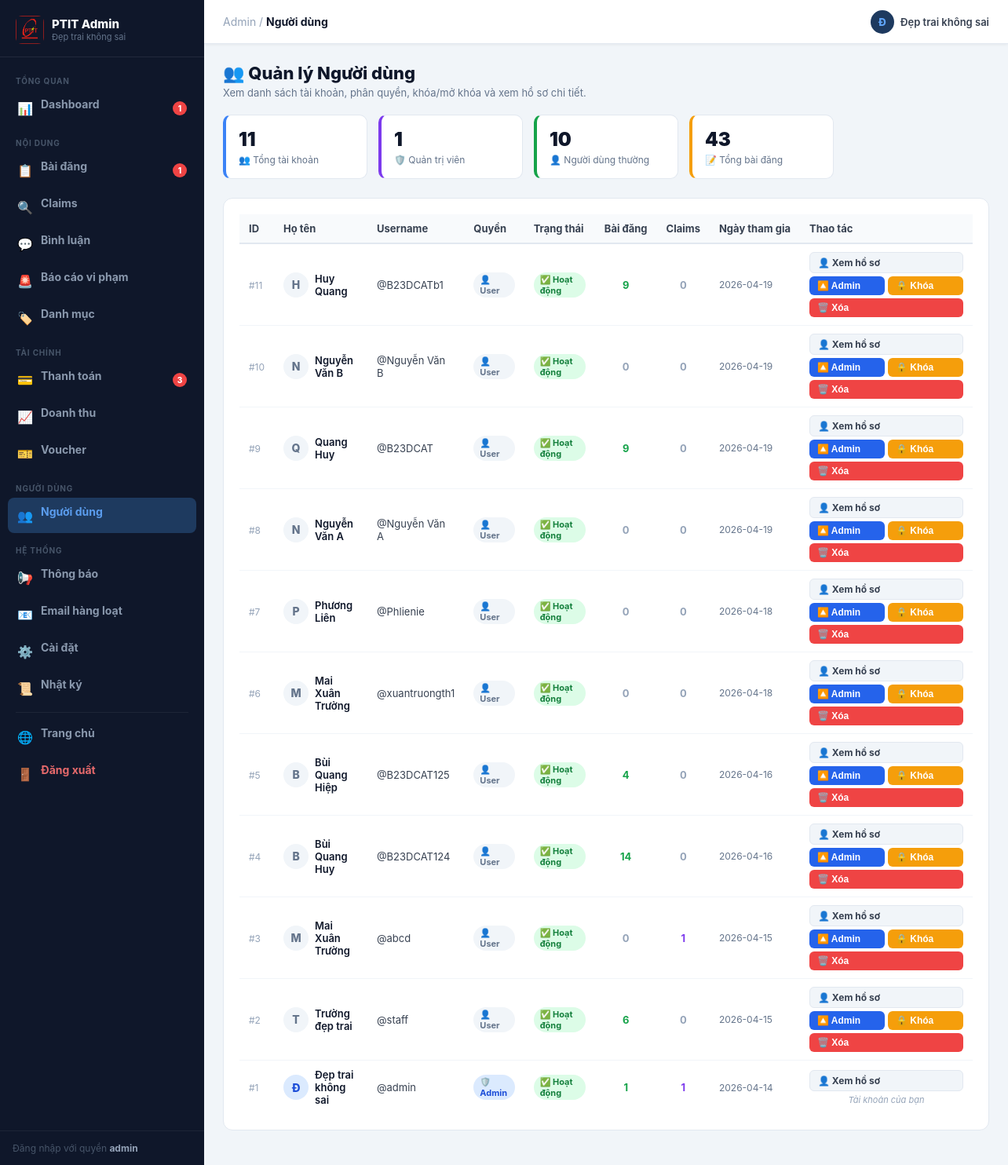
Page /admin/users (signed in) on the committed database.
### tables this page shows
CREATE TABLE users (
        id INTEGER PRIMARY KEY AUTOINCREMENT,
        full_name TEXT NOT NULL,
        username TEXT NOT NULL UNIQUE,
        password TEXT NOT NULL,
        role TEXT NOT NULL DEFAULT 'user',
        created_at TEXT NOT NULL
    , is_locked INTEGER NOT NULL DEFAULT 0, email TEXT, force_password_change INTEGER DEFAULT 0, email_verified INTEGER DEFAULT 0, email_token TEXT, avatar TEXT, bio TEXT);

### app_legacy.py (the view)
@app.route("/admin/users")
@login_required
@admin_required
def admin_users():
    conn = connect_db()
    users = conn.execute("""
        SELECT u.*,
               COUNT(DISTINCT p.id)  as post_count,
               COUNT(DISTINCT c.id)  as claim_count
        FROM users u
        LEFT JOIN posts  p ON p.user_id          = u.id
        LEFT JOIN claims c ON c.claimer_user_id  = u.id
        GROUP BY u.id ORDER BY u.id DESC
    """).fetchall()
    conn.close()
    return render_template("admin_users.html", users=users)

### app_legacy.py (called while the page is built)
def connect_db():
    conn = sqlite3.connect(DB_PATH)
    conn.row_factory = sqlite3.Row
    conn.create_function("norm_vn", 1, normalize_vn)
    return conn

def login_required(view_func):
    @wraps(view_func)
    def wrapper(*args, **kwargs):
        if "user_id" not in session:
            flash("Bạn cần đăng nhập để sử dụng chức năng này.", "warning")
            return redirect(url_for("login"))
        return view_func(*args, **kwargs)
    return wrapper

def admin_required(view_func):
    @wraps(view_func)
    def wrapper(*args, **kwargs):
        if session.get("role") != "admin":
            flash("Bạn không có quyền truy cập trang quản trị.", "danger")
            return redirect(url_for("home"))
        return view_func(*args, **kwargs)
    return wrapper

    @app.context_processor
    def _inject_csrf():
        return {"csrf_token": generate_csrf}

### templates/admin_users.html
{% extends "base_admin.html" %}
{% block admin_title %}Người dùng{% endblock %}
{% block admin_content %}
<div class="adm-page-head">
    <h1>👥 Quản lý Người dùng</h1>
    <p>Xem danh sách tài khoản, phân quyền, khóa/mở khóa và xem hồ sơ chi tiết.</p>
</div>
<div class="adm-stats" style="margin-bottom:24px;">
    <div class="adm-stat-card" style="border-left-color:#3b82f6;">
        <h3>{{ users|length }}</h3><p>👥 Tổng tài khoản</p>
    </div>
    <div class="adm-stat-card" style="border-left-color:#7c3aed;">
        <h3>{{ users|selectattr("role","equalto","admin")|list|length }}</h3><p>🛡️ Quản trị viên</p>
    </div>
    <div class="adm-stat-card" style="border-left-color:#16a34a;">
        <h3>{{ users|selectattr("role","equalto","user")|list|length }}</h3><p>👤 Người dùng thường</p>
    </div>
    <div class="adm-stat-card" style="border-left-color:#f59e0b;">
        <h3>{{ users|sum(attribute="post_count") }}</h3><p>📝 Tổng bài đăng</p>
    </div>
</div>
<div class="adm-card">
<div class="adm-table-wrap">
    <table class="adm-table">
        <thead>
            <tr>
                <th>ID</th>
                <th>Họ tên</th>
                <th>Username</th>
                <th>Quyền</th>
                <th>Trạng thái</th>
                <th>Bài đăng</th>
                <th>Claims</th>
                <th>Ngày tham gia</th>
                <th style="min-width:220px;">Thao tác</th>
            </tr>
        </thead>
        <tbody>
            {% for u in users %}
            <tr>
                <td><span style="color:#94a3b8;font-size:12px;">#{{ u["id"] }}</span></td>
                <td>
                    <div style="display:flex;align-items:center;gap:8px;">
                        <div style="width:32px;height:32px;border-radius:50%;background:{{ '#dbeafe' if u['role']=='admin' else '#f1f5f9' }};display:flex;align-items:center;justify-content:center;font-weight:800;font-size:14px;color:{{ '#1d4ed8' if u['role']=='admin' else '#64748b' }};flex-shrink:0;">
                            {{ (u["full_name"] or u["username"] or "?")[0]|upper }}
                        </div>
                        <span style="font-weight:600;color:#0f172a;font-size:13px;">{{ u["full_name"] or "—" }}</span>
                    </div>
                </td>
                <td style="font-size:13px;color:#374151;">@{{ u["username"] }}</td>
                <td>
                    {% if u['role'] == 'admin' %}
                    <span class="adm-badge adm-badge-info">🛡️ Admin</span>
                    {% elif u['role'] == 'moderator' %}
                    <span class="adm-badge adm-badge-warning">⚖️ Mod</span>
                    {% else %}
                    <span class="adm-badge adm-badge-hidden">👤 User</span>
                    {% endif %}
                </td>
                <td>
                    {% if u['is_locked'] %}
                    <span class="adm-badge adm-badge-rejected">🔒 Đã khóa</span>
                    {% else %}
                    <span class="adm-badge adm-badge-active">✅ Hoạt động</span>
                    {% endif %}
                </td>
                <td style="text-align:center;">
                    <span style="font-weight:700;color:{{ '#16a34a' if u['post_count'] > 0 else '#94a3b8' }};">{{ u["post_count"] }}</span>
                </td>
                <td style="text-align:center;">
                    <span style="font-weight:700;color:{{ '#7c3aed' if u['claim_count'] > 0 else '#94a3b8' }};">{{ u["claim_count"] }}</span>
                </td>
                <td style="font-size:12px;color:#64748b;">{{ u["created_at"][:10] if u["created_at"] else "—" }}</td>
                <td>
                    <div style="display:flex;flex-direction:column;gap:4px;">
                        <a href="{{ url_for('admin_user_profile', user_id=u['id']) }}" class="adm-btn adm-btn-sm adm-btn-ghost" style="width:100%;text-align:center;">👤 Xem hồ sơ</a>
                        {% if u['id'] != session.get('user_id') %}
                        <div style="display:flex;gap:4px;">
                            <form method="POST" action="{{ url_for('toggle_admin', user_id=u['id']) }}" style="flex:1;">
                                {% if u['role'] == 'admin' %}
                                <button type="button" class="adm-btn adm-btn-sm adm-btn-ghost" style="width:100%;"
                                    onclick="admConfirm('Bỏ quyền Admin của @{{ u.username }}?', this.closest('form'), {danger:true,icon:'🔽',okLabel:'Bỏ Admin'})">🔽 Bỏ Admin</button>
                                {% else %}
                                <button type="button" class="adm-btn adm-btn-sm adm-btn-primary" style="width:100%;"
                                    onclick="admConfirm('Cấp quyền Admin cho @{{ u.username }}?', this.closest('form'), {icon:'🛡️',okLabel:'Cấp quyền',okColor:'#1d4ed8'})">🔼 Admin</button>
                                {% endif %}
                            </form>
                            <form method="POST" action="{{ url_for('admin_lock_user', user_id=u['id']) }}" style="flex:1;">
                                {% if u['is_locked'] %}
                                <button type="submit" class="adm-btn adm-btn-sm adm-btn-success" style="width:100%;">🔓 Mở</button>
                                {% else %}
                                <button type="button" class="adm-btn adm-btn-sm adm-btn-warning" style="width:100%;"
                                    onclick="admConfirm('Khóa tài khoản @{{ u.username }}?', this.closest('form'), {danger:true,icon:'🔒',okLabel:'Khóa',sub:'Tài khoản sẽ không thể đăng nhập.'})">🔒 Khóa</button>
                                {% endif %}
                            </form>
                        </div>
                        <form method="POST" action="{{ url_for('admin_delete_user', user_id=u['id']) }}">
                            <button type="button" class="adm-btn adm-btn-sm adm-btn-danger" style="width:100%;"
                                onclick="admConfirm('Xóa vĩnh viễn tài khoản @{{ u.username }}?', this.closest('form'), {danger:true,icon:'🗑️',okLabel:'Xóa',sub:'Xóa toàn bộ dữ liệu của user này. Không thể hoàn tác!'})">🗑️ Xóa</button>
                        </form>
                        {% else %}
                        <span style="font-size:11px;color:#94a3b8;font-style:italic;text-align:center;">Tài khoản của bạn</span>
                        {% endif %}
                    </div>
                </td>
            </tr>
            {% else %}
            <tr><td colspan="9" style="text-align:center;color:#94a3b8;padding:40px;">Chưa có người dùng nào.</td></tr>
            {% endfor %}
        </tbody>
    </table>
</div>
</div>
{% endblock %}

### templates/base_admin.html (shortened to what this page needs)
<!DOCTYPE html>
<html lang="vi">
<head>
    <link rel="stylesheet" href="{{ url_for('static', filename='css/style.css') }}">
</head>
<body class="admin-body">
<div class="adm-layout">
    <aside class="adm-sidebar" id="adminSidebar">
        <div class="adm-sidebar-logo">
            <img src="{{ url_for('static', filename='images/logo.png') }}" alt="Logo">
            <div>
                <div class="adm-sidebar-logo-text">PTIT Admin</div>
                <div class="adm-sidebar-logo-sub">{{ session.get('full_name','Admin') }}</div>
            </div>
        </div>
        <nav class="adm-nav">
            <div class="adm-nav-section">Tổng quan</div>
            <a href="{{ url_for('admin_dashboard') }}" class="adm-nav-item {% if request.endpoint == 'admin_dashboard' %}active{% endif %}">
                <span class="icon">📊</span><span class="label">Dashboard</span>
                {% if admin_pending_posts > 0 %}
                <span class="adm-nav-badge">{{ admin_pending_posts }}</span>
                {% endif %}
            </a>
            <div class="adm-nav-section">Nội dung</div>
            <a href="{{ url_for('admin_posts') }}" class="adm-nav-item {% if request.endpoint in ('admin_posts',) %}active{% endif %}">
                <span class="icon">📋</span><span class="label">Bài đăng</span>
                {% if admin_pending_posts > 0 %}
                <span class="adm-nav-badge">{{ admin_pending_posts }}</span>
                {% endif %}
            </a>
            <a href="{{ url_for('admin_claims') }}" class="adm-nav-item {% if request.endpoint == 'admin_claims' %}active{% endif %}">
                <span class="icon">🔍</span><span class="label">Claims</span>
            </a>
            <a href="{{ url_for('admin_comments_list') }}" class="adm-nav-item {% if request.endpoint == 'admin_comments_list' %}active{% endif %}">
                <span class="icon">💬</span><span class="label">Bình luận</span>
            </a>
            <a href="{{ url_for('admin_reports') }}" class="adm-nav-item {% if request.endpoint == 'admin_reports' %}active{% endif %}">
                <span class="icon">🚨</span>
                <span class="label">Báo cáo vi phạm</span>
            </a>
            <a href="{{ url_for('admin_categories') }}" class="adm-nav-item {% if request.endpoint in ('admin_categories',) %}active{% endif %}">
                <span class="icon">🏷️</span><span class="label">Danh mục</span>
            </a>
            <div class="adm-nav-section">Tài chính</div>
            <a href="{{ url_for('admin_payments') }}" class="adm-nav-item {% if request.endpoint == 'admin_payments' %}active{% endif %}">
                <span class="icon">💳</span><span class="label">Thanh toán</span>
                {% if admin_pending_payments > 0 %}
                <span class="adm-nav-badge">{{ admin_pending_payments }}</span>
                {% endif %}
            </a>
            <a href="{{ url_for('admin_revenue') }}" class="adm-nav-item {% if request.endpoint == 'admin_revenue' %}active{% endif %}">
                <span class="icon">📈</span><span class="label">Doanh thu</span>
            </a>
            <a href="{{ url_for('admin_vouchers') }}" class="adm-nav-item {% if request.endpoint == 'admin_vouchers' %}active{% endif %}">
                <span class="icon">🎫</span><span class="label">Voucher</span>
            </a>
            <div class="adm-nav-section">Người dùng</div>
            <a href="{{ url_for('admin_users') }}" class="adm-nav-item {% if request.endpoint in ('admin_users','admin_user_profile') %}active{% endif %}">
                <span class="icon">👥</span><span class="label">Người dùng</span>
            </a>
            <div class="adm-nav-section">Hệ thống</div>
            <a href="{{ url_for('admin_announcements') }}" class="adm-nav-item {% if request.endpoint == 'admin_announcements' %}active{% endif %}">
                <span class="icon">📢</span><span class="label">Thông báo</span>
            </a>
            <a href="{{ url_for('admin_bulk_email') }}" class="adm-nav-item {% if request.endpoint == 'admin_bulk_email' %}active{% endif %}">
                <span class="icon">📧</span><span class="label">Email hàng loạt</span>
            </a>
            <a href="{{ url_for('admin_settings') }}" class="adm-nav-item {% if request.endpoint == 'admin_settings' %}active{% endif %}">
                <span class="icon">⚙️</span><span class="label">Cài đặt</span>
            </a>
            <a href="{{ url_for('admin_logs') }}" class="adm-nav-item {% if request.endpoint == 'admin_logs' %}active{% endif %}">
                <span class="icon">📜</span><span class="label">Nhật ký</span>
            </a>
            <div class="adm-nav-divider"></div>
            <a href="{{ url_for('home') }}" target="_blank" class="adm-nav-item">
                <span class="icon">🌐</span><span class="label">Trang chủ</span>
            </a>
            <a href="{{ url_for('logout') }}" class="adm-nav-item" style="color:#f87171;">
                <span class="icon">🚪</span><span class="label">Đăng xuất</span>
            </a>
        </nav>
        <div class="adm-sidebar-footer">
            Đăng nhập với quyền <strong style="color:#94a3b8;">{{ session.get('role','?') }}</strong>
        </div>
    </aside>
    <div class="adm-main">
        <div class="adm-topbar">
            <div class="adm-topbar-breadcrumb">
                <span style="color:#94a3b8;">Admin</span>
                {% block admin_breadcrumb %}<span style="color:#94a3b8;"> / </span><strong>{{ self.admin_title() }}</strong>{% endblock %}
            </div>
            <div class="adm-topbar-actions">
                <div class="adm-topbar-user">
                    <div class="adm-topbar-avatar">{{ (session.get('full_name','A') or 'A')[0]|upper }}</div>
                    <span style="font-weight:600;">{{ session.get('full_name') }}</span>
                </div>
            </div>
        </div>
        <div class="adm-content">
            {% block admin_content %}{% endblock %}
        </div>
    </div>
</div>
</body>
</html>

### static/css/style.css (style rules this page uses)
* { margin: 0; padding: 0; box-sizing: border-box; }
body { font-family: "Segoe UI", Tahoma, Geneva, Verdana, sans-serif; background: #f3f6fb; color: #1f2937; }
a { text-decoration: none; color: inherit; }
.label { font-size: 14px; opacity: 0.92; margin-bottom: 10px; font-weight: 700; }
table { width: 100%; border-collapse: collapse; }
thead { background: #ecfdf5; }
th, td { padding: 14px; border-bottom: 1px solid #e5e7eb; text-align: left; }
html { scroll-behavior: smooth; }

### rows in the picture
users: get "Đẹp trai không sai", id "1", full_name "Đ", full_name "Đẹp trai không sai", username "admin", role "🛡️ Admin", is_locked "✅ Hoạt động", post_count "1", claim_count "1", created_at "2026-04-14", shows "Tài khoản của bạn"
users: id "11", full_name "H", full_name "Huy Quang", username "B23DCATb1", role "👤 User", is_locked "✅ Hoạt động", post_count "9", claim_count "0", created_at "2026-04-19"
users: id "10", full_name "N", full_name "Nguyễn Văn B", username "Nguyễn Văn B", role "👤 User", is_locked "✅ Hoạt động", post_count "0", claim_count "0", created_at "2026-04-19"
users: id "9", full_name "Q", full_name "Quang Huy", username "B23DCAT", role "👤 User", is_locked "✅ Hoạt động", post_count "9", claim_count "0", created_at "2026-04-19"
users: id "8", full_name "N", full_name "Nguyễn Văn A", username "Nguyễn Văn A", role "👤 User", is_locked "✅ Hoạt động", post_count "0", claim_count "0", created_at "2026-04-19"
users: id "7", full_name "P", full_name "Phương Liên", username "Phlienie", role "👤 User", is_locked "✅ Hoạt động", post_count "0", claim_count "0", created_at "2026-04-18"
users: id "6", full_name "M", full_name "Mai Xuân Trường", username "xuantruongth1", role "👤 User", is_locked "✅ Hoạt động", post_count "0", claim_count "0", created_at "2026-04-18"
users: id "5", full_name "B", full_name "Bùi Quang Hiệp", username "B23DCAT125", role "👤 User", is_locked "✅ Hoạt động", post_count "4", claim_count "0", created_at "2026-04-16"
users: id "4", full_name "B", full_name "Bùi Quang Huy", username "B23DCAT124", role "👤 User", is_locked "✅ Hoạt động", post_count "14", claim_count "0", created_at "2026-04-16"
users: id "3", full_name "M", full_name "Mai Xuân Trường", username "abcd", role "👤 User", is_locked "✅ Hoạt động", post_count "0", claim_count "1", created_at "2026-04-15"
users: id "2", full_name "T", full_name "Trường đẹp trai", username "staff", role "👤 User", is_locked "✅ Hoạt động", post_count "6", claim_count "0", created_at "2026-04-15"

### other values in the picture
{{ admin_pending_posts }} "1"
{{ admin_pending_payments }} "3"
{{ session.get('role','?') }} "admin"
{{ (session.get('full_name','A') or 'A')[0]|upper }} "Đ"
{{ users|length }} "11"
{{ users|selectattr("role","equalto","admin")|list|length }} "1"
{{ users|selectattr("role","equalto","user")|list|length }} "10"
{{ users|sum(attribute="post_count") }} "43"
